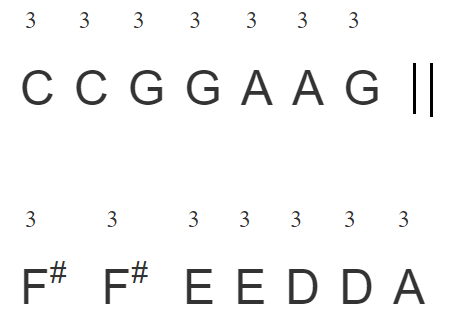
%> input picture Input/input4.PNG, 476 x 328 px
$ octave project.m   (GNU Octave 9; MATLAB toolbox functions it lacks are replaced by stand-ins)
%> lines starting %> are read from the running program, lines starting %| are printed output that depends on the picture; in (x1, y1, x2, y2) boxes, pixels count from 0 and x2, y2 are one past the last pixel; in counts of white or black regions, pixels touching at a corner belong together; the program's own positions count from 1
### Source code/music.m
% Description   : Musical notes translator
% Date          : 10/04/2018
% Group         : 3
% Group-Members : Shanaya Mehta	      (201501055)
%                 Himanshu Moliya     (201501062)
%                 Janvi Patel 	      (201501072)
%                 Nishi patel		  (201501076)
%	    	      Mohit Issrani	      (1612216)

clc                       %for clearing theoraticaleoraticale command window
close all                 %for closing all theoraticaleoraticale window except command window
clear all                 %for deleting all theoraticaleoraticale variables from theoraticaleoraticale memory

img = imread('input4.png');   %Read image from graphics file
%> img is the input picture: size 328x476x3 uint8; mean R, G, B 246.7, 246.7, 246.7
img = imresize(img, 3);       %resize the image
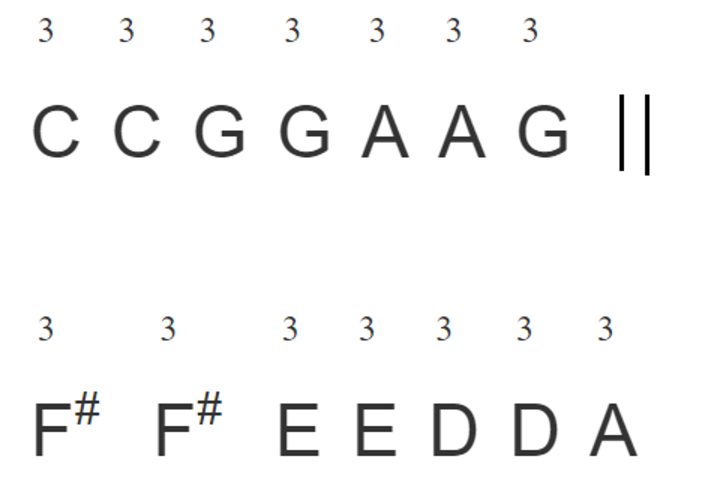
%> img: size 984x1428x3 uint8 (shown at 1/2 size); mean R, G, B 246.6, 246.6, 246.6
% image is larger then original image by scale of 3

lvl = graythresh(img);      %Global image threshold using Otsu's method
%> lvl = 0.631
BWOrig = im2bw(img, lvl);   %convert image to binary image using threshold
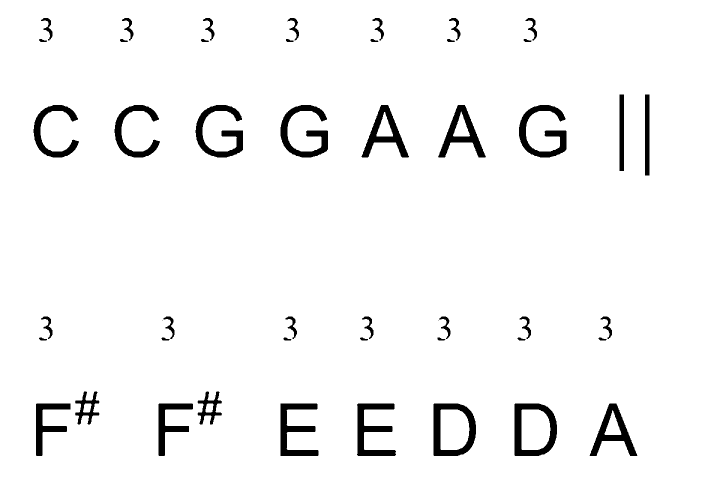
%> BWOrig: size 984x1428 logical (shown at 1/2 size); 95.9% white; 49 black regions (3 under 20 px), largest, box (x1, y1, x2, y2) and area: (867, 807, 952, 912) 3852, (1029, 807, 1114, 912) 3852, (561, 210, 656, 315) 3696

BWComplement = ~BWOrig;     %complement of image
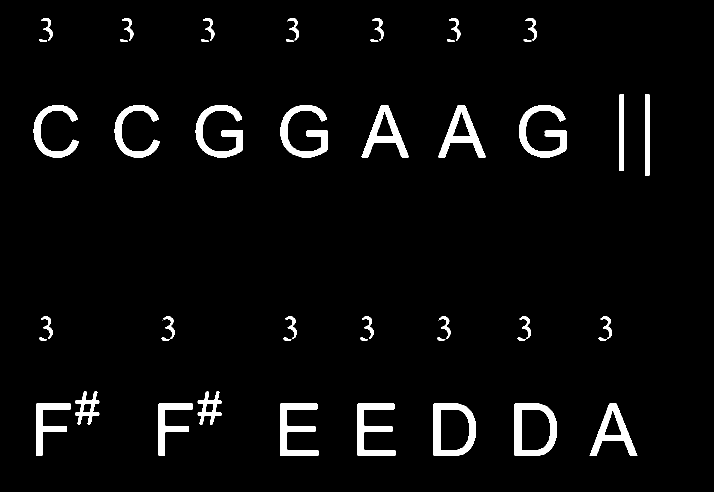
%> BWComplement: size 984x1428 logical (shown at 1/2 size); 4.1% white; 49 white regions (3 under 20 px), largest, box (x1, y1, x2, y2) and area: (867, 807, 952, 912) 3852, (1029, 807, 1114, 912) 3852, (561, 210, 656, 315) 3696
CC = bwconncomp(BWComplement);  %find connected components in binary image
%> CC = 49 connected components
numPixels = cellfun(@numel, CC.PixelIdxList);   %apply function in each cell in cell array
%> numPixels = 49 values, max 3852 at index 32, min 1 at index 13, mean 1173.9
[biggest,idx] = max(numPixels);
%> biggest = 3852; idx = 32
BWComplement(CC.PixelIdxList{idx}) = 0;
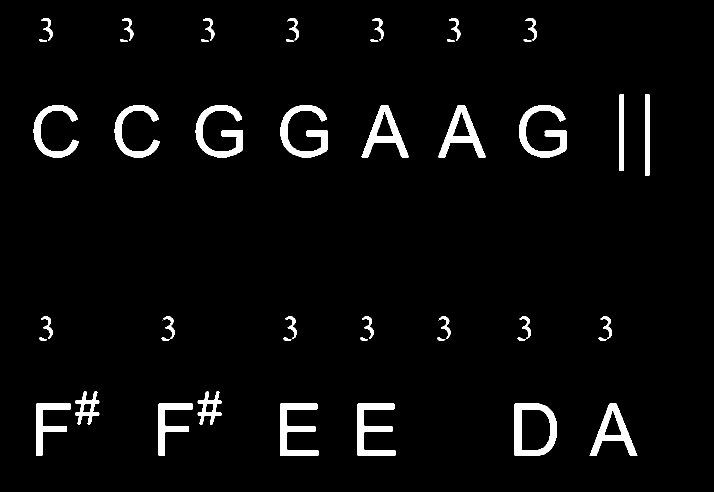
%> BWComplement: size 984x1428 logical (shown at 1/2 size); 3.8% white; 48 white regions (3 under 20 px), largest, box (x1, y1, x2, y2) and area: (1029, 807, 1114, 912) 3852, (561, 210, 656, 315) 3696, (1038, 210, 1133, 315) 3696

BW = imdilate(BWComplement, strel('disk',3)); % grow the text a bit to get a bigger ROI around them.
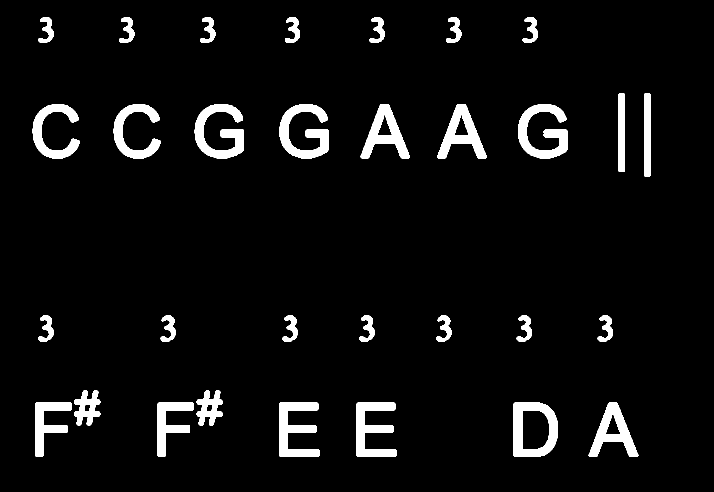
%> BW: size 984x1428 logical (shown at 1/2 size); 5.5% white; 31 white regions
CC = bwconncomp(BW);    %finding connected components in binary image
%> CC = 31 connected components

% Use regionprops to get the bounding boxes around the text
s = regionprops(CC,'BoundingBox');
%> s = 31 regions; largest, box (x1, y1, x2, y2): (874, 208, 974, 317), (1177, 805, 1277, 914), (389, 208, 488, 317), (559, 208, 658, 317), (721, 208, 820, 317)
roi = vertcat(s(:).BoundingBox);   % Concatenate arrays vertically
%> roi = 31 rows, first 8: [65.5 208.5 95 109; 70.5 805.5 73 109; 76.5 34.5 31 52; 76.5 631.5 31 52; 148.5 781.5 53 70; 227.5 208.5 95 109; 238.5 34.5 31 52; 315.5 805.5 73 109]

BW1 = imerode(BWComplement, strel('square',1));  %Image processing of Erode image to find the curve

%> the run ends on the next line
results = ocr(BW1, roi, 'TextLayout', 'Word');  %applying optical character recognition
c = cell(1,numel(results));
for i = 1:numel(results)
    c{i} = deblank(results(i).Text);    %Remove trailing whitespace from end of string or character array
end

final = insertObjectAnnotation(im2uint8(BWOrig), 'Rectangle', roi, c); %returns a truecolor image annotated with shape and label at the location specified by position.

figure
imshow(final)   %display image

%
for i=1:length(results)
    out = results(i).Text;
 	txt(i) = out(1,1);
    k(i) = out(1,2);
end
for i=1:length(results)
     if(i<=length(results)-1)
        if(txt(i+1)=='b' || txt(i+1)=='.')
            temp=txt(i);
            txt(i)=txt(i+1);
            txt(i+1)=temp;
        end
     end
end
t = 0;
for i = 1:length(results)
    if(txt(i) == '|' && txt(i+1) == '|')
        t = 1;
    end
end

for i=1:length(results)
    if(k(i) == 'g' || k(i) == '\' || k(i) == '/')
        if(txt(i+2)=='.' || txt(i+2)=='b' || txt(i+2)=='4' || txt(i+2)=='2' || txt(i+2)=='3')
           if(txt(i+3)=='A' || txt(i+3)=='B' || txt(i+3)=='C' || txt(i+3)=='D' || txt(i+3)=='E' || txt(i+3)=='F' || txt(i+3)=='G')
            l = length(txt);
            while (l~=(i+2))
                t = txt(l);
                txt(l+1)=t;
                l = l-1;
            end
            txt(i+4) = "[";
          else
            l = length(txt);
            while (l~=(i+3))
                t = txt(l);
                txt(l+1)=t;
                l = l-1;
            end
            %txt(i+3) = "8";
            txt(i+4)="[";
           end

           if((txt(i+6) == "2" || txt(i+6) == "3" || txt(i+6) == "4") && (txt(i+7) ~= "2" || txt(i+7) ~= "3" || txt(i+7) ~= "4"))
                l = length(txt);
                while (l~=(i+6))
                    t = txt(l);
                    txt(l+1)=t;
                    fprintf(t)
                    l = l-1;
                end

                txt(i+7) = "]";
                fprintf(txt)
           end

           if((txt(i+7) == "2" || txt(i+7) == "3" || txt(i+7) == "4"))
                l = length(txt);
                while (l~=(i+7))
                    t = txt(l);
                    txt(l+1)=t;
                    l = l-1;
                end
                txt(i+8) = "]";
           end

           if((txt(i+2) == "2" || txt(i+2) == "3" ))
                l = length(txt);
                while (l~=(i+2))
                    t = txt(l);
                    txt(l+1)=t;
                    fprintf(t)
                    l = l-1;
                end

                txt(i+3) = "]";
                fprintf(txt)
           end

           if(txt(i+2) == "4")
                l = length(txt);
                while (l~=(i+2))
                    t = txt(l);
                    txt(l+1)=t;
                    fprintf(t)
                    l = l-1;
                end

                txt(i+4) = "]";
                fprintf(txt)
           end
        end
    end
end

j = 1;

for i=1:length(txt)
    text(j)=txt(i);
    if(txt(i)== 'I')
        text(j) = '|';
    end
    if(txt(i)== 'Z')
        j=i+1;
        text(j-1) = 'r';
        text(j) = '4';
        text(j+1)=' ';
        j = j+1;
    end
    if(txt(i)== 'b')
            text(j) = 'e';
            text(j+1) = 's';
            j = j+1;

    end
    if(txt(i)== '4')
        text(j) = "'";
        text(j+1) = "'";
        j = j+1;

    end
    if(txt(i)== '.')
        text(j) = 'i';
        text(j+1) = 's';
        j = j+1;
    end

    if(txt(i)== 'O')
        text(j) = "'";
    end

    if(txt(i)== '2')
        text(j) = ' ';
    end

    if(txt(i)== '3')
        text(j) = "'";

    end

        j = j+1;
end
%text
f = text;
j = 1;

for i = 1:length(text)
    f(j) = text(i);
    if(i<=length(text)-1)
        if(text(i) == "'" && text(i+1)~="'")
            f(j+1) = " ";
            j = j+1;
        end
    end
    j = j+1;

end

for i = 1:length(f)
    if(f(i)=="[")
       f(i-1)='8';
    end
end
f = lower(f)

### Source code/project.m
clear, clc;
music

$ run again, with Input/input1.PNG copied over Input/input4.PNG
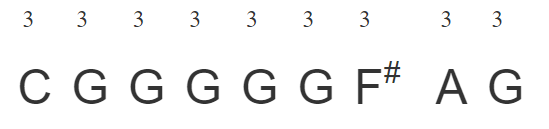
%> input picture Input/input1.PNG, 549 x 129 px
%> img is the input picture: size 129x549x3 uint8; mean R, G, B 243.8, 243.8, 243.8
%> img: size 387x1647x3 uint8
%> lvl = 0.635
%> `BWOrig = im2bw(img, lvl);`:
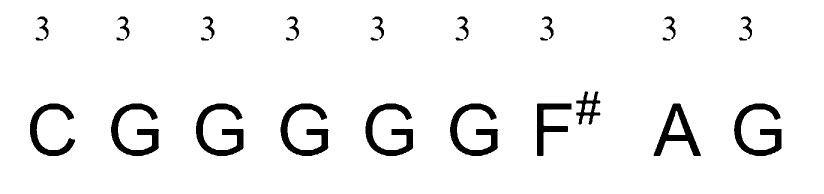
%> BWOrig: size 387x1647 logical (shown at 1/2 size); 94.4% white; 32 black regions (4 under 20 px), largest, box (x1, y1, x2, y2) and area: (222, 207, 318, 312) 3701, (561, 207, 657, 312) 3701, (900, 207, 996, 312) 3701
%> `CC = bwconncomp(BWComplement);`: CC = 32 connected components
%> numPixels = 32 values, max 3701 at index 5, min 1 at index 3, mean 1119.3
%> biggest = 3701; idx = 5
%> `BW = imdilate(BWComplement, strel('disk',3));`:
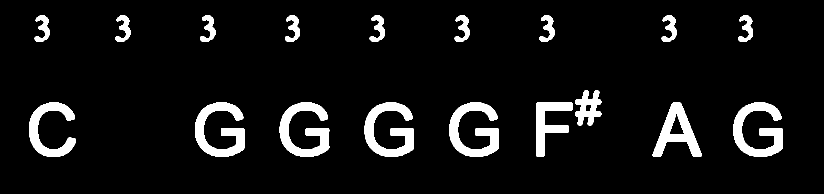
%> BW: size 387x1647 logical (shown at 1/2 size); 7.3% white; 18 white regions
%> `CC = bwconncomp(BW);`: CC = 18 connected components
%> s = 18 regions; largest, box (x1, y1, x2, y2): (559, 205, 659, 314), (898, 205, 998, 314), (390, 205, 489, 314), (729, 205, 828, 314), (1305, 205, 1404, 314)
%> roi = 18 rows, first 8: [58.5 205.5 94 109; 69.5 31.5 30 52; 231.5 31.5 30 52; 390.5 205.5 99 109; 400.5 31.5 31 52; 559.5 205.5 100 109; 570.5 31.5 30 52; 729.5 205.5 99 109]

$ run again, with Input/input2.png copied over Input/input4.PNG
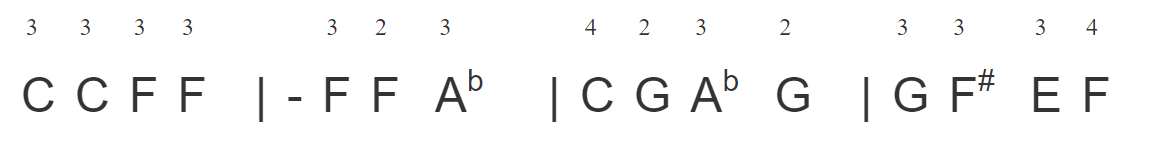
%> input picture Input/input2.png, 1167 x 145 px
%> img is the input picture: size 145x1167x3 uint8; mean R, G, B 247.1, 247.1, 247.1
%> img: size 435x3501x3 uint8
%> lvl = 0.635
%> `BWOrig = im2bw(img, lvl);`:
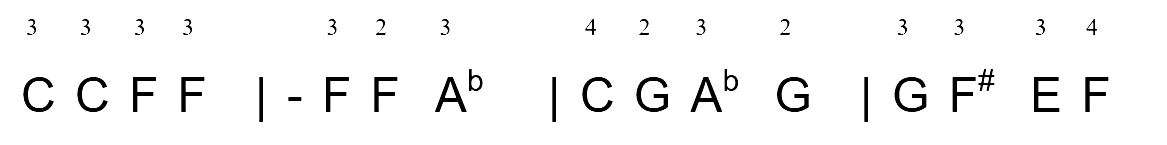
%> BWOrig: size 435x3501 logical (shown at 1/3 size); 96% white; 55 black regions (5 under 20 px), largest, box (x1, y1, x2, y2) and area: (2331, 231, 2427, 336) 3701, (2684, 231, 2779, 336) 3694, (1909, 231, 2004, 336) 3684
%> `CC = bwconncomp(BWComplement);`: CC = 55 connected components
%> numPixels = 55 values, max 3701 at index 39, min 1 at index 17, mean 1094.7
%> biggest = 3701; idx = 39
%> `BW = imdilate(BWComplement, strel('disk',3));`:
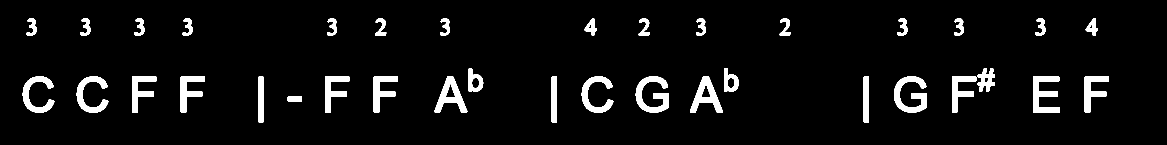
%> BW: size 435x3501 logical (shown at 1/3 size); 5.4% white; 36 white regions
%> `CC = bwconncomp(BW);`: CC = 36 connected components
%> s = 36 regions; largest, box (x1, y1, x2, y2): (1303, 229, 1402, 338), (1907, 229, 2006, 338), (2682, 229, 2781, 338), (2070, 229, 2168, 338), (68, 229, 163, 338)
%> roi = 36 rows, first 8: [68.5 229.5 95 109; 79.5 55.5 31 52; 230.5 229.5 95 109; 241.5 55.5 31 52; 397.5 229.5 73 109; 403.5 55.5 31 52; 542.5 229.5 73 109; 547.5 55.5 31 52]

$ run again, with Input/input3.png copied over Input/input4.PNG
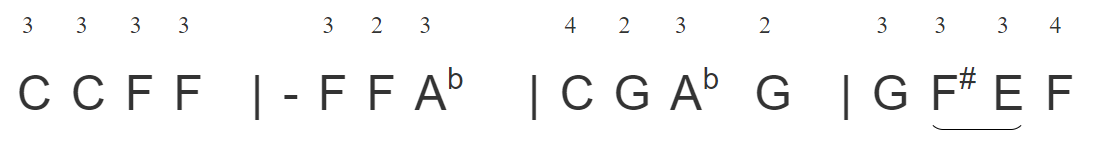
%> input picture Input/input3.png, 1104 x 151 px
%> img is the input picture: size 151x1104x3 uint8; mean R, G, B 246.9, 246.9, 246.9
%> img: size 453x3312x3 uint8
%> lvl = 0.635
%> `BWOrig = im2bw(img, lvl);`:
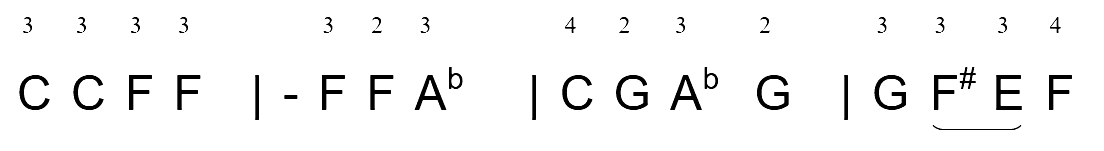
%> BWOrig: size 453x3312 logical (shown at 1/3 size); 95.9% white; 58 black regions (7 under 20 px), largest, box (x1, y1, x2, y2) and area: (2271, 225, 2366, 330) 3703, (1848, 225, 1944, 330) 3701, (2623, 225, 2718, 330) 3684
%> `CC = bwconncomp(BWComplement);`: CC = 58 connected components
%> numPixels = 58 values, max 3703 at index 39, min 1 at index 17, mean 1052
%> biggest = 3703; idx = 39
%> `BW = imdilate(BWComplement, strel('disk',3));`:
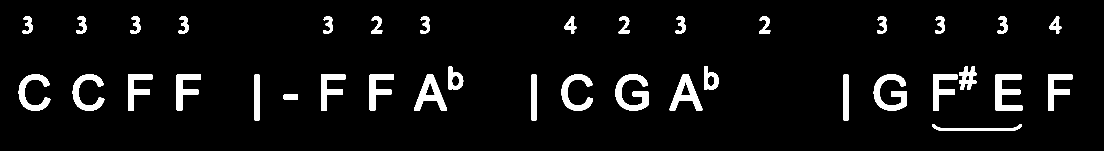
%> BW: size 453x3312 logical (shown at 1/3 size); 5.6% white; 37 white regions
%> `CC = bwconncomp(BW);`: CC = 37 connected components
%> s = 37 regions; largest, box (x1, y1, x2, y2): (1846, 223, 1946, 332), (2008, 223, 2108, 332), (1242, 223, 1341, 332), (2621, 223, 2720, 332), (56, 223, 151, 332)
%> roi = 37 rows, first 8: [56.5 223.5 95 109; 67.5 49.5 31 52; 218.5 223.5 95 109; 229.5 49.5 31 52; 385.5 223.5 73 109; 391.5 49.5 31 52; 530.5 223.5 73 109; 535.5 49.5 31 52]
